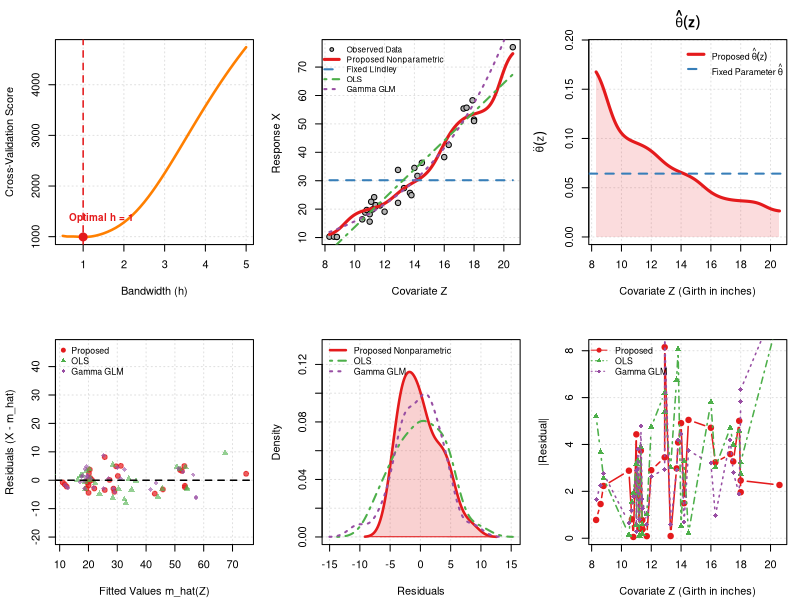

The R source for this figure:
# Nonparametric Lindley Regression Evaluation on 'trees' Dataset
# Dataset: Inbuilt Base R dataset 'trees' (Z = Girth, X = Volume)

# 1. Load Data
data(trees)
trees_clean <- na.omit(trees[, c("Volume", "Girth")])
Z <- trees_clean$Girth   # Covariate (Tree diameter in inches)
X <- trees_clean$Volume  # Response (Timber volume in cubic feet, X > 0)
n <- length(X)

# 2. Kernel, Estimation, and Integration Functions
gaussian_kernel <- function(u) {
  (1 / sqrt(2 * pi)) * exp(-0.5 * u^2)
}

# Nadaraya-Watson Kernel Mean Estimator m_h(z)
nw_mean <- function(z_eval, Z_data, X_data, h) {
  sapply(z_eval, function(z) {
    weights <- gaussian_kernel((z - Z_data) / h)
    if (sum(weights) == 0) return(mean(X_data))
    sum(weights * X_data) / sum(weights)
  })
}

# Recover Stochastic Parameter Theta(z) via Lindley Closed-Form Solution
recover_theta <- function(m_hat) {
  (- (m_hat - 1) + sqrt((m_hat - 1)^2 + 8 * m_hat)) / (2 * m_hat)
}

# Trapezoidal Rule for Integrated Squared Error (ISE) over normalized z in [0, 1]
trapz_ise <- function(z_cov, errors_sq) {
  z_norm <- (z_cov - min(z_cov)) / (max(z_cov) - min(z_cov))
  ord <- order(z_norm)
  z_s <- z_norm[ord]
  e_s <- errors_sq[ord]
  sum(diff(z_s) * (e_s[-1] + e_s[-length(e_s)]) / 2)
}

# Helper function to compute paper performance metrics
compute_metrics <- function(m_hat, X_obs, Z_cov) {
  residuals <- m_hat - X_obs
  
  mean_bias <- mean(residuals)
  variance  <- var(m_hat)
  mse       <- mean(residuals^2)
  rmse      <- sqrt(mse)
  mae       <- mean(abs(residuals))
  mcse      <- sd(m_hat) / sqrt(length(m_hat))
  ise       <- trapz_ise(Z_cov, residuals^2)
  rmise     <- sqrt(ise)
  
  return(data.frame(
    Mean_Bias = round(mean_bias, 4),
    Variance  = round(variance, 4),
    MSE       = round(mse, 4),
    RMSE      = round(rmse, 4),
    MAE       = round(mae, 4),
    MCSE      = round(mcse, 4),
    ISE       = round(ise, 4),
    RMISE     = round(rmise, 4)
  ))
}

# 3. Bandwidth Selection via Leave-One-Out Cross-Validation (LOOCV)
bandwidth_grid <- seq(0.5, 5.0, by = 0.1)
cv_scores <- numeric(length(bandwidth_grid))

for (k in seq_along(bandwidth_grid)) {
  h_cand <- bandwidth_grid[k]
  loocv_err <- numeric(n)
  for (i in 1:n) {
    m_loo <- nw_mean(Z[i], Z[-i], X[-i], h_cand)
    loocv_err[i] <- (X[i] - m_loo)^2
  }
  cv_scores[k] <- sum(loocv_err)
}
optimal_h <- bandwidth_grid[which.min(cv_scores)]

# 4. Model Estimations & Performance Metric Calculations

# --- Model 1: Proposed Nonparametric Lindley ---
m_hat_prop <- nw_mean(Z, Z, X, optimal_h)
theta_prop <- recover_theta(m_hat_prop)
res_prop   <- compute_metrics(m_hat_prop, X, Z)

# --- Model 2: Conventional Fixed-Parameter Lindley ---
m_bar_fixed  <- rep(mean(X), n)
theta_fixed  <- recover_theta(mean(X))
res_fixed    <- compute_metrics(m_bar_fixed, X, Z)

# --- Model 3: Standard Linear Regression (OLS) ---
fit_lm   <- lm(X ~ Z)
m_hat_lm <- predict(fit_lm)
res_lm   <- compute_metrics(m_hat_lm, X, Z)

# --- Model 4: Gamma GLM (Log Link) ---
fit_glm   <- glm(X ~ Z, family = Gamma(link = "log"))
m_hat_glm <- predict(fit_glm, type = "response")
res_glm   <- compute_metrics(m_hat_glm, X, Z)

# 5. Paper Metric & Summary Tables

# Table 1: Master Model Comparison Table
comparison_table <- rbind(
  data.frame(Model = "Proposed Nonparametric Lindley", res_prop),
  data.frame(Model = "Fixed-Parameter Lindley", res_fixed),
  data.frame(Model = "Linear Regression (OLS)", res_lm),
  data.frame(Model = "Gamma GLM (Log link)", res_glm)
)

cat("\n=\n")
cat("TABLE 1: Master Model Performance Comparison Metrics (trees dataset)\n")
cat("=\n")
print(comparison_table, row.names = FALSE)

# Table 2: Parameter Summary Statistics for theta(z) Trajectory
theta_summary_table <- data.frame(
  Parameter_Model = c("Proposed Nonparametric hat(theta)(z)", "Fixed-Parameter hat(theta)"),
  Min             = c(round(min(theta_prop), 4), round(theta_fixed, 4)),
  Q1              = c(round(quantile(theta_prop, 0.25), 4), round(theta_fixed, 4)),
  Median          = c(round(median(theta_prop), 4), round(theta_fixed, 4)),
  Mean            = c(round(mean(theta_prop), 4), round(theta_fixed, 4)),
  Q3              = c(round(quantile(theta_prop, 0.75), 4), round(theta_fixed, 4)),
  Max             = c(round(max(theta_prop), 4), round(theta_fixed, 4)),
  SD              = c(round(sd(theta_prop), 4), 0.0000)
)

cat("\n=\n")
cat("TABLE 2: Summary Statistics of Estimated Scale Parameter theta(z)\n")
cat("=\n")
print(theta_summary_table, row.names = FALSE)

# Table 3: Detailed Residual Distribution Analysis
calc_res_summary <- function(m_hat, X_obs) {
  e <- X_obs - m_hat
  c(Min = min(e), Q1 = quantile(e, 0.25), Median = median(e),
    Mean = mean(e), Q3 = quantile(e, 0.75), Max = max(e), SD = sd(e))
}

residual_table <- rbind(
  data.frame(Model = "Proposed Nonparametric Lindley", t(round(calc_res_summary(m_hat_prop, X), 4))),
  data.frame(Model = "Fixed-Parameter Lindley",       t(round(calc_res_summary(m_bar_fixed, X), 4))),
  data.frame(Model = "Linear Regression (OLS)",       t(round(calc_res_summary(m_hat_lm, X), 4))),
  data.frame(Model = "Gamma GLM (Log link)",         t(round(calc_res_summary(m_hat_glm, X), 4)))
)
colnames(residual_table) <- c("Model", "Min", "Q1", "Median", "Mean", "Q3", "Max", "SD")

cat("\n=\n")
cat("TABLE 3: Residual Distribution Analysis Across Models\n")
cat("=\n")
print(residual_table, row.names = FALSE)


# 6. Advanced 6-Panel Visualizations
c_prop  <- "#E41A1C" # Crimson Red (Proposed)
c_fixed <- "#377EB8" # Royal Blue (Fixed)
c_lm    <- "#4DAF4A" # Forest Green (OLS)
c_glm   <- "#984EA3" # Deep Purple (Gamma GLM)
c_grid  <- "gray88"

z_grid <- seq(min(Z), max(Z), length.out = 200)
m_grid_prop <- nw_mean(z_grid, Z, X, optimal_h)
m_grid_lm   <- predict(fit_lm, newdata = data.frame(Z = z_grid))
m_grid_glm  <- predict(fit_glm, newdata = data.frame(Z = z_grid), type = "response")
theta_grid_prop <- recover_theta(m_grid_prop)

dev.new(width = 12, height = 8)
par(mfrow = c(2, 3), mar = c(4.2, 4.2, 3, 1), bg = "white")

# Panel 1: LOOCV Bandwidth Selection Curve 
plot(bandwidth_grid, cv_scores, type = "l", col = "#FF7F00", lwd = 2.5,
     main = "", xlab = "Bandwidth (h)",
     ylab = "Cross-Validation Score", panel.first = grid(col = c_grid))
points(optimal_h, min(cv_scores), col = c_prop, pch = 19, cex = 1.6)
abline(v = optimal_h, col = c_prop, lty = 2, lwd = 1.5)
text(optimal_h + 0.45, min(cv_scores) + (max(cv_scores) - min(cv_scores)) * 0.1,
     labels = paste0("Optimal h = ", optimal_h), col = c_prop, font = 2, cex = 0.9)

# Panel 2: Fitted Mean Regression Curves 
plot(Z, X, pch = 21, bg = "gray70", col = "black", cex = 1.1,
     main = "",
     xlab = "Covariate Z ", ylab = "Response X ",
     panel.first = grid(col = c_grid))
lines(z_grid, m_grid_prop, col = c_prop,  lwd = 3, lty = 1)
lines(z_grid, rep(mean(X), 200), col = c_fixed, lwd = 2, lty = 2)
lines(z_grid, m_grid_lm,   col = c_lm,    lwd = 2, lty = 4)
lines(z_grid, m_grid_glm,  col = c_glm,   lwd = 2, lty = 3)
legend("topleft", legend = c("Observed Data", "Proposed Nonparametric", "Fixed Lindley", "OLS", "Gamma GLM"),
       col = c("black", c_prop, c_fixed, c_lm, c_glm),
       pch = c(21, NA, NA, NA, NA), pt.bg = "gray70", lty = c(NA, 1, 2, 4, 3),
       lwd = c(NA, 3, 2, 2, 2), bty = "n", cex = 0.75)

#  Panel 3: Trajectory of Scale Parameter Theta(z) 
plot(z_grid, theta_grid_prop, type = "n",
     main = expression(bold(paste("", hat(theta)(z)))),
     xlab = "Covariate Z (Girth in inches)", ylab = expression(hat(theta)(z)),
     ylim = c(0, max(theta_grid_prop) * 1.15), panel.first = grid(col = c_grid))

polygon(c(z_grid, rev(z_grid)), c(theta_grid_prop, rep(0, length(z_grid))),
        col = adjustcolor(c_prop, alpha.f = 0.15), border = NA)

lines(z_grid, theta_grid_prop, col = c_prop, lwd = 3)
abline(h = theta_fixed, col = c_fixed, lwd = 2, lty = 2)

legend("topright", 
       legend = c(expression(paste("Proposed ", hat(theta)(z))),
                  expression(paste("Fixed Parameter ", hat(theta)))),
       col = c(c_prop, c_fixed), lty = c(1, 2), lwd = c(3, 2), bty = "n", cex = 0.8)

# Panel 4: Residual Diagnostic Plot 
plot(m_hat_prop, X - m_hat_prop, pch = 19, col = adjustcolor(c_prop, 0.7),
     main = "", xlab = "Fitted Values m_hat(Z)",
     ylab = "Residuals (X - m_hat)", ylim = range(X - m_bar_fixed),
     panel.first = grid(col = c_grid))
points(m_hat_lm, X - m_hat_lm, pch = 17, col = adjustcolor(c_lm, 0.6))
points(m_hat_glm, X - m_hat_glm, pch = 18, col = adjustcolor(c_glm, 0.6))
abline(h = 0, lty = 2, col = "black", lwd = 1.5)
legend("topleft", legend = c("Proposed", "OLS", "Gamma GLM"),
       col = c(c_prop, c_lm, c_glm), pch = c(19, 17, 18), bty = "n", cex = 0.8)

#  Panel 5: Empirical Residual Density Comparison 
dens_prop <- density(X - m_hat_prop)
dens_lm   <- density(X - m_hat_lm)
dens_glm  <- density(X - m_hat_glm)

plot(dens_prop, col = c_prop, lwd = 2.5, main = "",
     xlab = "Residuals", ylab = "Density",
     xlim = range(c(dens_prop$x, dens_lm$x, dens_glm$x)),
     ylim = c(0, max(c(dens_prop$y, dens_lm$y, dens_glm$y)) * 1.15),
     panel.first = grid(col = c_grid))
polygon(dens_prop, col = adjustcolor(c_prop, 0.2), border = c_prop)
lines(dens_lm, col = c_lm, lwd = 2, lty = 4)
lines(dens_glm, col = c_glm, lwd = 2, lty = 3)
legend("topleft", legend = c("Proposed Nonparametric", "OLS", "Gamma GLM"),
       col = c(c_prop, c_lm, c_glm), lty = c(1, 4, 3), lwd = c(2.5, 2, 2), bty = "n", cex = 0.8)

#Panel 6: Pointwise Absolute Errors across Covariate Z
plot(Z, abs(X - m_hat_prop), type = "b", pch = 19, col = c_prop, lwd = 1.5,
     main = "",
     xlab = "Covariate Z (Girth in inches)", ylab = "|Residual|", panel.first = grid(col = c_grid))
lines(Z, abs(X - m_hat_lm), type = "b", pch = 17, col = c_lm, lwd = 1.5, lty = 4)
lines(Z, abs(X - m_hat_glm), type = "b", pch = 18, col = c_glm, lwd = 1.5, lty = 3)
legend("topleft", legend = c("Proposed", "OLS", "Gamma GLM"),
       col = c(c_prop, c_lm, c_glm), pch = c(19, 17, 18), lty = c(1, 4, 3), bty = "n", cex = 0.8)

par(mfrow = c(1, 1))
